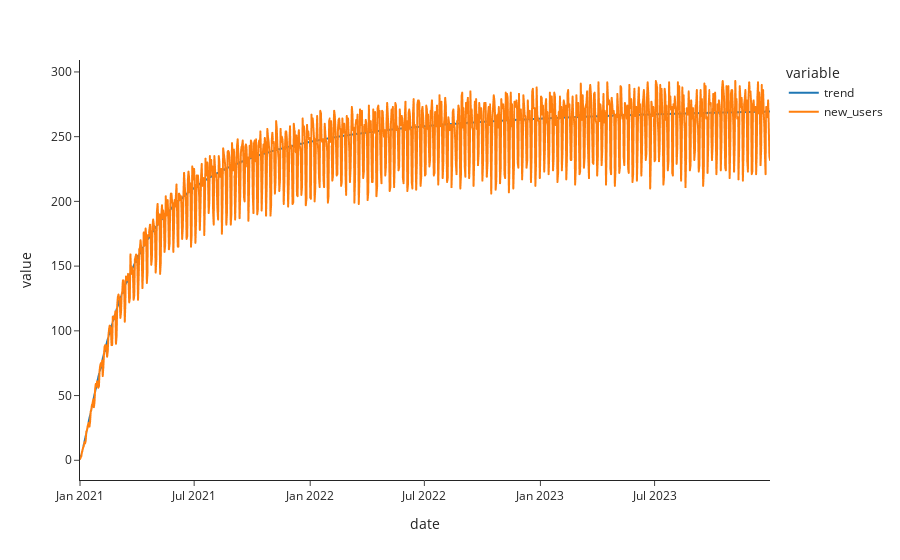

Notebook cell for this chart:
### Code cell
px.line(new_users_df1.set_index('date'))

### Figure 1 — Plotly figure (JSON) as saved in the notebook; plotly's stock layout.template omitted (floating-point values rounded to 4 significant figures; data arrays with more than 128 entries replaced by an {"elided": "..."} marker saying what was removed)
{"data": [{"hovertemplate": "variable=trend<br>date=%{x}<br>value=%{y}<extra></extra>", "legendgroup": "trend", "line": {"color": "#1F77B4", "dash": "solid"}, "marker": {"symbol": "circle"}, "mode": "lines", "name": "trend", "showlegend": true, "type": "scattergl", "x": {"elided": "1095 str values"}, "xaxis": "x", "y": {"elided": "1095 float values"}, "yaxis": "y"}, {"hovertemplate": "variable=new_users<br>date=%{x}<br>value=%{y}<extra></extra>", "legendgroup": "new_users", "line": {"color": "#FF7F0E", "dash": "solid"}, "marker": {"symbol": "circle"}, "mode": "lines", "name": "new_users", "showlegend": true, "type": "scattergl", "x": {"elided": "1095 str values"}, "xaxis": "x", "y": {"elided": "1095 int values"}, "yaxis": "y"}], "layout": {"legend": {"title": {"text": "variable"}, "tracegroupgap": 0}, "margin": {"t": 60}, "xaxis": {"anchor": "y", "domain": [0, 1], "title": {"text": "date"}}, "yaxis": {"anchor": "x", "domain": [0, 1], "title": {"text": "value"}}}}
